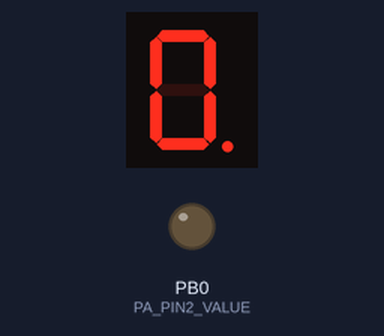
This program was run on a simulated ATmega32, built with avr-gcc and emulated at 1 MHz. On the bench: 1-digit seven-segment display, output pins drawn as LEDs (lit = HIGH). Wiring (inferred from the names in the program): 1-digit 7-segment display, segments lit when HIGH: segments PA0, PA1, PA2, PA3, PA4, PA5, PA6, PA7. The segment pins are drawn as the display they are named for; pins used as bus, display or sensor lines are not drawn.

Above: at 0.1 s.
At 7.9 s:
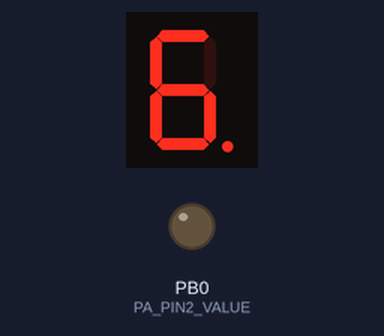
At 17.0 s:
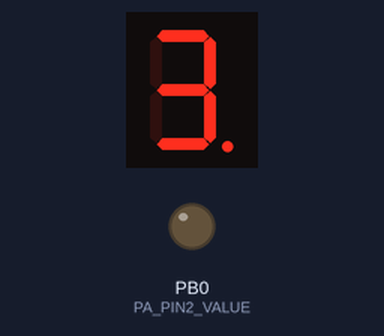
At 22.2 s:
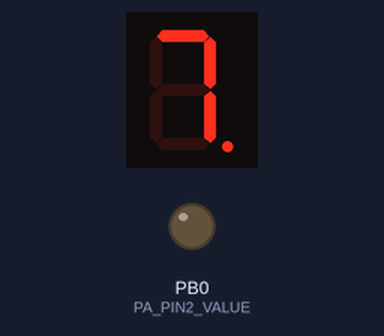
At 27.4 s:
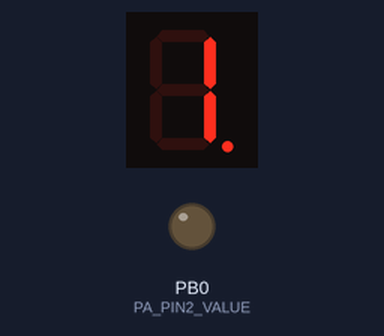
At 37.8 s:
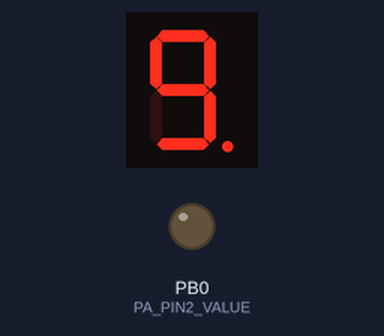

The program:

main.c
```c
/*
 * main.c
 *
 *  Created on: May 3, 2023
 *      Author: Aya farid
 */
#include "../Services/STD_types.h"
#include "../Services/errorState.h"
#include "../MCAL/DIO/DIO_interface.h"
#include "../HAL/Seven_Segment_Driver/sevSeg_init.h"
#include "../HAL/Seven_Segment_Driver/sevSeg_config.h"
#include "util/delay.h"
extern SEV_SEG_t SEVSEG_AstrSegConfig[SEVEN_SEG];
int main(){
	_7Seg_enuInit(SEVSEG_AstrSegConfig);
	while(1){
		_7Seg_enuSetDot(0);
		for(int i=0;i<10;i++){
			_7Seg_enuDispayNumber(0,i);
			_delay_ms(1000);
		}
	}
}
```

sevSeg_config.c
```c
/*
 * sevSeg_config.c
 *
 *  Created on: May 5, 2023
 *      Author: Aya farid
 */
#include "../../MCAL/DIO/DIO_interface.h"
#include "sevSeg_config.h"
SEV_SEG_t SEVSEG_AstrSegConfig[SEVEN_SEG]={
		{.Seven_Seg_APIN=DIO_PIN0,.Seven_Seg_APORT=DIO_PORTA,
		 .Seven_Seg_BPIN=DIO_PIN1,.Seven_Seg_BPORT=DIO_PORTA,
		 .Seven_Seg_CPIN=DIO_PIN2,.Seven_Seg_CPORT=DIO_PORTA,
		 .Seven_Seg_DPIN=DIO_PIN3,.Seven_Seg_DPORT=DIO_PORTA,
		 .Seven_Seg_EPIN=DIO_PIN4,.Seven_Seg_EPORT=DIO_PORTA,
		 .Seven_Seg_FPIN=DIO_PIN5,.Seven_Seg_FPORT=DIO_PORTA,
		 .Seven_Seg_GPIN=DIO_PIN6,.Seven_Seg_GPORT=DIO_PORTA,
		 .Seven_Seg_CMN_PIN=DIO_PIN0,.Seven_Seg_CMN_PORT=DIO_PORTB,
		 .Seven_Seg_DOT_PIN=DIO_PIN7,.Seven_Seg_DOT_PORT=DIO_PORTA,
		 .Seven_Seg_type=COMMON_CATHOD}
};
```

sevSeg_config.h
```c
/*
 * sevSeg_config.h
 *
 *  Created on: May 5, 2023
 *      Author: Aya farid
 */

#ifndef HAL_SEVEN_SEGMENT_DRIVER_SEVSEG_CONFIG_H_
#define HAL_SEVEN_SEGMENT_DRIVER_SEVSEG_CONFIG_H_

#define SEVEN_SEG 1
#define NOT_CONNECTED   10
#define COMMON_ANODE    0
#define COMMON_CATHOD   1
typedef struct{
	u8 Seven_Seg_APIN;
	u8 Seven_Seg_APORT;

	u8 Seven_Seg_BPIN;
	u8 Seven_Seg_BPORT;

	u8 Seven_Seg_CPIN;
	u8 Seven_Seg_CPORT;

	u8 Seven_Seg_DPIN;
	u8 Seven_Seg_DPORT;

	u8 Seven_Seg_EPIN;
	u8 Seven_Seg_EPORT;

	u8 Seven_Seg_FPIN;
	u8 Seven_Seg_FPORT;

	u8 Seven_Seg_GPIN;
	u8 Seven_Seg_GPORT;

	u8 Seven_Seg_CMN_PIN;
	u8 Seven_Seg_CMN_PORT;

	u8 Seven_Seg_DOT_PIN;
	u8 Seven_Seg_DOT_PORT;

	u8 Seven_Seg_type;
}SEV_SEG_t;

#endif /* HAL_SEVEN_SEGMENT_DRIVER_SEVSEG_CONFIG_H_ */
```

sevSeg_init.h
```c
/*
 * sevSeg_init.h
 *
 *  Created on: May 5, 2023
 *      Author: Aya farid
 */
#include "sevSeg_config.h"
#ifndef HAL_SEVEN_SEGMENT_DRIVER_SEVSEG_INIT_H_
#define HAL_SEVEN_SEGMENT_DRIVER_SEVSEG_INIT_H_
ES_t _7Seg_enuInit(SEV_SEG_t * Copy_PStrASeg);
ES_t _7Seg_enuDispayNumber(u8 Copy_u8SegID,u8 Copy_u8Num);
ES_t _7Seg_enuClearNumber(u8 Copy_u8SegID);
ES_t _7Seg_enuSetDot(u8 Copy_u8SegID);
ES_t _7Seg_enuClearDot(u8 Copy_u8SegID);
ES_t _7Seg_enuEnableCommon(u8 Copy_u8SegID);
ES_t _7Seg_enuDisableCommon(u8 Copy_u8SegID);

#endif /* HAL_SEVEN_SEGMENT_DRIVER_SEVSEG_INIT_H_ */
```

sevSeg_program.c
```c
/*
 * sevSeg_program.c
 *
 *  Created on: May 5, 2023
 *      Author: Aya farid
 */
#include "../../Services/STD_types.h"
#include "../../Services/errorState.h"
#include "../../MCAL/DIO/DIO_interface.h"
#include "sevSeg_config.h"
#include "sevSeg_Private.h"
extern SEV_SEG_t SEVSEG_AstrSegConfig[SEVEN_SEG];
ES_t _7Seg_enuInit(SEV_SEG_t * Copy_PStrASeg){
	ES_t Local_errorState=ES_OK;
	for(int i=0 ; i<SEVEN_SEG;i++){
		DIO_enuSetPinDirection(Copy_PStrASeg[i].Seven_Seg_APORT,Copy_PStrASeg[i].Seven_Seg_APIN,OUTPUT);
		DIO_enuSetPinDirection(Copy_PStrASeg[i].Seven_Seg_BPORT,Copy_PStrASeg[i].Seven_Seg_BPIN,OUTPUT);
		DIO_enuSetPinDirection(Copy_PStrASeg[i].Seven_Seg_CPORT,Copy_PStrASeg[i].Seven_Seg_CPIN,OUTPUT);
		DIO_enuSetPinDirection(Copy_PStrASeg[i].Seven_Seg_DPORT,Copy_PStrASeg[i].Seven_Seg_DPIN,OUTPUT);
		DIO_enuSetPinDirection(Copy_PStrASeg[i].Seven_Seg_EPORT,Copy_PStrASeg[i].Seven_Seg_EPIN,OUTPUT);
		DIO_enuSetPinDirection(Copy_PStrASeg[i].Seven_Seg_FPORT,Copy_PStrASeg[i].Seven_Seg_FPIN,OUTPUT);
		DIO_enuSetPinDirection(Copy_PStrASeg[i].Seven_Seg_GPORT,Copy_PStrASeg[i].Seven_Seg_GPIN,OUTPUT);
		if(Copy_PStrASeg[i].Seven_Seg_CMN_PIN<=DIO_PIN7 && Copy_PStrASeg[i].Seven_Seg_CMN_PORT<=DIO_PORTD){
			DIO_enuSetPinDirection(Copy_PStrASeg[i].Seven_Seg_CMN_PORT,Copy_PStrASeg[i].Seven_Seg_CMN_PIN,OUTPUT);
		}
		if(Copy_PStrASeg[i].Seven_Seg_DOT_PIN<= DIO_PIN7 && Copy_PStrASeg[i].Seven_Seg_DOT_PORT<=DIO_PORTD){
			DIO_enuSetPinDirection(Copy_PStrASeg[i].Seven_Seg_DOT_PORT,Copy_PStrASeg[i].Seven_Seg_DOT_PIN,OUTPUT);
		}
	}
	return Local_errorState;
}
ES_t _7Seg_enuDispayNumber(u8 Copy_u8SegID,u8 Copy_u8Num){
	ES_t Local_errorState=ES_OK;
	if(Copy_u8SegID<SEVEN_SEG&&Copy_u8Num<10){
		if(SEVSEG_AstrSegConfig[Copy_u8SegID].Seven_Seg_type==COMMON_CATHOD){
			DIO_enuSetPinValue(SEVSEG_AstrSegConfig[Copy_u8SegID].Seven_Seg_APORT,SEVSEG_AstrSegConfig[Copy_u8SegID].Seven_Seg_APIN,(_7Seg_Au8sevenSegNumber[Copy_u8Num]>>0)&1);
			DIO_enuSetPinValue(SEVSEG_AstrSegConfig[Copy_u8SegID].Seven_Seg_BPORT,SEVSEG_AstrSegConfig[Copy_u8SegID].Seven_Seg_BPIN,(_7Seg_Au8sevenSegNumber[Copy_u8Num]>>1)&1);
			DIO_enuSetPinValue(SEVSEG_AstrSegConfig[Copy_u8SegID].Seven_Seg_CPORT,SEVSEG_AstrSegConfig[Copy_u8SegID].Seven_Seg_CPIN,(_7Seg_Au8sevenSegNumber[Copy_u8Num]>>2)&1);
			DIO_enuSetPinValue(SEVSEG_AstrSegConfig[Copy_u8SegID].Seven_Seg_DPORT,SEVSEG_AstrSegConfig[Copy_u8SegID].Seven_Seg_DPIN,(_7Seg_Au8sevenSegNumber[Copy_u8Num]>>3)&1);
			DIO_enuSetPinValue(SEVSEG_AstrSegConfig[Copy_u8SegID].Seven_Seg_EPORT,SEVSEG_AstrSegConfig[Copy_u8SegID].Seven_Seg_EPIN,(_7Seg_Au8sevenSegNumber[Copy_u8Num]>>4)&1);
			DIO_enuSetPinValue(SEVSEG_AstrSegConfig[Copy_u8SegID].Seven_Seg_FPORT,SEVSEG_AstrSegConfig[Copy_u8SegID].Seven_Seg_FPIN,(_7Seg_Au8sevenSegNumber[Copy_u8Num]>>5)&1);
			DIO_enuSetPinValue(SEVSEG_AstrSegConfig[Copy_u8SegID].Seven_Seg_GPORT,SEVSEG_AstrSegConfig[Copy_u8SegID].Seven_Seg_GPIN,(_7Seg_Au8sevenSegNumber[Copy_u8Num]>>6)&1);
		}else{
			DIO_enuSetPinValue(SEVSEG_AstrSegConfig[Copy_u8SegID].Seven_Seg_APORT,SEVSEG_AstrSegConfig[Copy_u8SegID].Seven_Seg_APIN,!(_7Seg_Au8sevenSegNumber[Copy_u8Num]>>0)&1);
			DIO_enuSetPinValue(SEVSEG_AstrSegConfig[Copy_u8SegID].Seven_Seg_BPORT,SEVSEG_AstrSegConfig[Copy_u8SegID].Seven_Seg_BPIN,!(_7Seg_Au8sevenSegNumber[Copy_u8Num]>>1)&1);
			DIO_enuSetPinValue(SEVSEG_AstrSegConfig[Copy_u8SegID].Seven_Seg_CPORT,SEVSEG_AstrSegConfig[Copy_u8SegID].Seven_Seg_CPIN,!(_7Seg_Au8sevenSegNumber[Copy_u8Num]>>2)&1);
			DIO_enuSetPinValue(SEVSEG_AstrSegConfig[Copy_u8SegID].Seven_Seg_DPORT,SEVSEG_AstrSegConfig[Copy_u8SegID].Seven_Seg_DPIN,!(_7Seg_Au8sevenSegNumber[Copy_u8Num]>>3)&1);
			DIO_enuSetPinValue(SEVSEG_AstrSegConfig[Copy_u8SegID].Seven_Seg_EPORT,SEVSEG_AstrSegConfig[Copy_u8SegID].Seven_Seg_EPIN,!(_7Seg_Au8sevenSegNumber[Copy_u8Num]>>4)&1);
			DIO_enuSetPinValue(SEVSEG_AstrSegConfig[Copy_u8SegID].Seven_Seg_FPORT,SEVSEG_AstrSegConfig[Copy_u8SegID].Seven_Seg_FPIN,!(_7Seg_Au8sevenSegNumber[Copy_u8Num]>>5)&1);
			DIO_enuSetPinValue(SEVSEG_AstrSegConfig[Copy_u8SegID].Seven_Seg_GPORT,SEVSEG_AstrSegConfig[Copy_u8SegID].Seven_Seg_GPIN,!(_7Seg_Au8sevenSegNumber[Copy_u8Num]>>6)&1);
		}
	}
	return Local_errorState;
}
ES_t _7Seg_enuClearNumber(u8 Copy_u8SegID){
	ES_t Local_errorState=ES_OK;
	if(Copy_u8SegID<SEVEN_SEG){
			if(SEVSEG_AstrSegConfig[Copy_u8SegID].Seven_Seg_type==COMMON_CATHOD){
				DIO_enuSetPinValue(SEVSEG_AstrSegConfig[Copy_u8SegID].Seven_Seg_APORT,SEVSEG_AstrSegConfig[Copy_u8SegID].Seven_Seg_APIN,LOW);
				DIO_enuSetPinValue(SEVSEG_AstrSegConfig[Copy_u8SegID].Seven_Seg_BPORT,SEVSEG_AstrSegConfig[Copy_u8SegID].Seven_Seg_BPIN,LOW);
				DIO_enuSetPinValue(SEVSEG_AstrSegConfig[Copy_u8SegID].Seven_Seg_CPORT,SEVSEG_AstrSegConfig[Copy_u8SegID].Seven_Seg_CPIN,LOW);
				DIO_enuSetPinValue(SEVSEG_AstrSegConfig[Copy_u8SegID].Seven_Seg_DPORT,SEVSEG_AstrSegConfig[Copy_u8SegID].Seven_Seg_DPIN,LOW);
				DIO_enuSetPinValue(SEVSEG_AstrSegConfig[Copy_u8SegID].Seven_Seg_EPORT,SEVSEG_AstrSegConfig[Copy_u8SegID].Seven_Seg_EPIN,LOW);
				DIO_enuSetPinValue(SEVSEG_AstrSegConfig[Copy_u8SegID].Seven_Seg_FPORT,SEVSEG_AstrSegConfig[Copy_u8SegID].Seven_Seg_FPIN,LOW);
				DIO_enuSetPinValue(SEVSEG_AstrSegConfig[Copy_u8SegID].Seven_Seg_GPORT,SEVSEG_AstrSegConfig[Copy_u8SegID].Seven_Seg_GPIN,LOW);
			}else{
				DIO_enuSetPinValue(SEVSEG_AstrSegConfig[Copy_u8SegID].Seven_Seg_APORT,SEVSEG_AstrSegConfig[Copy_u8SegID].Seven_Seg_APIN,HIGH);
				DIO_enuSetPinValue(SEVSEG_AstrSegConfig[Copy_u8SegID].Seven_Seg_BPORT,SEVSEG_AstrSegConfig[Copy_u8SegID].Seven_Seg_BPIN,HIGH);
				DIO_enuSetPinValue(SEVSEG_AstrSegConfig[Copy_u8SegID].Seven_Seg_CPORT,SEVSEG_AstrSegConfig[Copy_u8SegID].Seven_Seg_CPIN,HIGH);
				DIO_enuSetPinValue(SEVSEG_AstrSegConfig[Copy_u8SegID].Seven_Seg_DPORT,SEVSEG_AstrSegConfig[Copy_u8SegID].Seven_Seg_DPIN,HIGH);
				DIO_enuSetPinValue(SEVSEG_AstrSegConfig[Copy_u8SegID].Seven_Seg_EPORT,SEVSEG_AstrSegConfig[Copy_u8SegID].Seven_Seg_EPIN,HIGH);
				DIO_enuSetPinValue(SEVSEG_AstrSegConfig[Copy_u8SegID].Seven_Seg_FPORT,SEVSEG_AstrSegConfig[Copy_u8SegID].Seven_Seg_FPIN,HIGH);
				DIO_enuSetPinValue(SEVSEG_AstrSegConfig[Copy_u8SegID].Seven_Seg_GPORT,SEVSEG_AstrSegConfig[Copy_u8SegID].Seven_Seg_GPIN,HIGH);
			}
	}
	return Local_errorState;
}
ES_t _7Seg_enuSetDot(u8 Copy_u8SegID){
	ES_t Local_errorState=ES_OK;
	if(Copy_u8SegID<SEVEN_SEG){
		if(SEVSEG_AstrSegConfig[Copy_u8SegID].Seven_Seg_DOT_PIN!=NOT_CONNECTED && SEVSEG_AstrSegConfig[Copy_u8SegID].Seven_Seg_DOT_PORT!=NOT_CONNECTED){
			if(SEVSEG_AstrSegConfig[Copy_u8SegID].Seven_Seg_type==COMMON_CATHOD)
				Local_errorState=DIO_enuSetPinValue(SEVSEG_AstrSegConfig[Copy_u8SegID].Seven_Seg_DOT_PORT,SEVSEG_AstrSegConfig[Copy_u8SegID].Seven_Seg_DOT_PIN,HIGH);
			else
				Local_errorState=DIO_enuSetPinValue(SEVSEG_AstrSegConfig[Copy_u8SegID].Seven_Seg_DOT_PORT,SEVSEG_AstrSegConfig[Copy_u8SegID].Seven_Seg_DOT_PIN,LOW);
		}else{
			Local_errorState=ES_OUT_OF_RANGE;
		}
	}
	return Local_errorState;
}
ES_t _7Seg_enuClearDot(u8 Copy_u8SegID){
	ES_t Local_errorState=ES_OK;
	if(Copy_u8SegID<SEVEN_SEG){
		if(SEVSEG_AstrSegConfig[Copy_u8SegID].Seven_Seg_DOT_PIN!=NOT_CONNECTED && SEVSEG_AstrSegConfig[Copy_u8SegID].Seven_Seg_DOT_PORT!=NOT_CONNECTED){
			if(SEVSEG_AstrSegConfig[Copy_u8SegID].Seven_Seg_type==COMMON_CATHOD)
				Local_errorState=DIO_enuSetPinValue(SEVSEG_AstrSegConfig[Copy_u8SegID].Seven_Seg_DOT_PORT,SEVSEG_AstrSegConfig[Copy_u8SegID].Seven_Seg_DOT_PIN,LOW);
			else
				Local_errorState=DIO_enuSetPinValue(SEVSEG_AstrSegConfig[Copy_u8SegID].Seven_Seg_DOT_PORT,SEVSEG_AstrSegConfig[Copy_u8SegID].Seven_Seg_DOT_PIN,HIGH);
		}else{
			Local_errorState=ES_OUT_OF_RANGE;
		}
	}
	return Local_errorState;
}
ES_t _7Seg_enuEnableCommon(u8 Copy_u8SegID){
	ES_t Local_errorState=ES_OK;
	if(Copy_u8SegID<SEVEN_SEG){
		if(SEVSEG_AstrSegConfig[Copy_u8SegID].Seven_Seg_CMN_PIN!=NOT_CONNECTED && SEVSEG_AstrSegConfig[Copy_u8SegID].Seven_Seg_CMN_PORT!=NOT_CONNECTED){
			if(SEVSEG_AstrSegConfig[Copy_u8SegID].Seven_Seg_type==COMMON_CATHOD)
				Local_errorState=DIO_enuSetPinValue(SEVSEG_AstrSegConfig[Copy_u8SegID].Seven_Seg_CMN_PORT,SEVSEG_AstrSegConfig[Copy_u8SegID].Seven_Seg_CMN_PIN,HIGH);
			else
				Local_errorState=DIO_enuSetPinValue(SEVSEG_AstrSegConfig[Copy_u8SegID].Seven_Seg_CMN_PORT,SEVSEG_AstrSegConfig[Copy_u8SegID].Seven_Seg_CMN_PIN,LOW);
		}else{
			Local_errorState=ES_OUT_OF_RANGE;
		}
	}
	return Local_errorState;
}
ES_t _7Seg_enuDisableCommon(u8 Copy_u8SegID){
	ES_t Local_errorState=ES_OK;
	if(Copy_u8SegID<SEVEN_SEG){
		if(SEVSEG_AstrSegConfig[Copy_u8SegID].Seven_Seg_CMN_PIN!=NOT_CONNECTED && SEVSEG_AstrSegConfig[Copy_u8SegID].Seven_Seg_CMN_PORT!=NOT_CONNECTED){
			if(SEVSEG_AstrSegConfig[Copy_u8SegID].Seven_Seg_type==COMMON_CATHOD)
				Local_errorState=DIO_enuSetPinValue(SEVSEG_AstrSegConfig[Copy_u8SegID].Seven_Seg_CMN_PORT,SEVSEG_AstrSegConfig[Copy_u8SegID].Seven_Seg_CMN_PIN,LOW);
			else
				Local_errorState=DIO_enuSetPinValue(SEVSEG_AstrSegConfig[Copy_u8SegID].Seven_Seg_CMN_PORT,SEVSEG_AstrSegConfig[Copy_u8SegID].Seven_Seg_CMN_PIN,HIGH);
		}else{
			Local_errorState=ES_OUT_OF_RANGE;
		}
	}
	return Local_errorState;
}
```

STD_MATH.h
```c
#ifndef STD_MATH_H
#define STD_MATH_H
#define SET_BIT(BYTE,bitNum) BYTE |= 1<<(bitNum)
/*
set bit:
'one byte'
0000 0000 bit number 2
or
0000 0100 1<<2

*/
#define CLEAR_BIT(BYTE,bitNum) BYTE &= ~(1<<bitNum)
/*
clear bit:
'one byte'
0100 1111 bit number 6
and
0000 1111 !(1<<6)
*/
#define TOGGLE_BIT(BYTE,bitNum) BYTE^=(1<<bitNum)
/*
toggle bit:
'one byte'

0000 1100 bit number 3
xor
0000 0100 ^(1<<3)

1 1 0
0 1 1
*/
#define GET_BIT(BYTE,bitNum) (BYTE>>bitNum)&0x01

/*
get bit:
'one byte'
0101 0000 bit number 4
0101 0000 -> 4
0000 0101 and 0000 0001
=
0000 0001
*/

#endif
```

errorState.h
```c
/*
 * DIO_errorstae.h
 *
 *  Created on: Apr 29, 2023
 *      Author: Aya farid
 */

#ifndef DIO_ERRORSTAE_H_
#define DIO_ERRORSTAE_H_

typedef enum{
	ES_OK,
	ES_NOK,
	ES_NULL_POINTER,
	ES_OUT_OF_RANGE
}ES_t;

#endif /* DIO_ERRORSTAE_H_ */
```

sevSeg_Private.h
```c
/*
 * sevSeg_Private.h
 *
 *  Created on: May 5, 2023
 *      Author: Aya farid
 */

#ifndef HAL_SEVEN_SEGMENT_DRIVER_SEVSEG_PRIVATE_H_
#define HAL_SEVEN_SEGMENT_DRIVER_SEVSEG_PRIVATE_H_

#define SEVEN_SEG 2
u8 _7Seg_Au8sevenSegNumber[]={0x3F,0x06,0x5B,0x4F,0x66,0x6D,0x7D,0x07,0x7F,0x6f};
#endif /* HAL_SEVEN_SEGMENT_DRIVER_SEVSEG_PRIVATE_H_ */
```

DIO_config.h
```c
/*
 * DIO_config.h
 *
 *  Created on: Apr 29, 2023
 *      Author: Aya farid
 */

#ifndef DIO_CONFIG_H_
#define DIO_CONFIG_H_
// Port A directions
#define PA_PIN0_DIR			OUTPUT
#define PA_PIN1_DIR			OUTPUT
#define PA_PIN2_DIR			OUTPUT
#define PA_PIN3_DIR			OUTPUT
#define PA_PIN4_DIR			OUTPUT
#define PA_PIN5_DIR			OUTPUT
#define PA_PIN6_DIR			OUTPUT
#define PA_PIN7_DIR			OUTPUT
// Port B directions
#define PB_PIN0_DIR			OUTPUT
#define PB_PIN1_DIR			OUTPUT
#define PB_PIN2_DIR			OUTPUT
#define PB_PIN3_DIR			OUTPUT
#define PB_PIN4_DIR			OUTPUT
#define PB_PIN5_DIR			OUTPUT
#define PB_PIN6_DIR			OUTPUT
#define PB_PIN7_DIR			OUTPUT
// Port C directions
#define PC_PIN0_DIR			OUTPUT
#define PC_PIN1_DIR			OUTPUT
#define PC_PIN2_DIR			OUTPUT
#define PC_PIN3_DIR			OUTPUT
#define PC_PIN4_DIR			OUTPUT
#define PC_PIN5_DIR			OUTPUT
#define PC_PIN6_DIR			OUTPUT
#define PC_PIN7_DIR			INPUT
// Port D directions
#define PD_PIN0_DIR			OUTPUT
#define PD_PIN1_DIR			OUTPUT
#define PD_PIN2_DIR			OUTPUT
#define PD_PIN3_DIR			OUTPUT
#define PD_PIN4_DIR			OUTPUT
#define PD_PIN5_DIR			OUTPUT
#define PD_PIN6_DIR			OUTPUT
#define PD_PIN7_DIR			OUTPUT

// Port A values
#define PA_PIN0_VALUE			HIGH
#define PA_PIN1_VALUE			HIGH
#define PA_PIN2_VALUE			LOW
#define PA_PIN3_VALUE			LOW
#define PA_PIN4_VALUE			LOW
#define PA_PIN5_VALUE			LOW
#define PA_PIN6_VALUE			LOW
#define PA_PIN7_VALUE			LOW
// Port B values
#define PB_PIN0_VALUE			HIGH
#define PB_PIN1_VALUE			HIGH
#define PB_PIN2_VALUE			HIGH
#define PB_PIN3_VALUE			HIGH
#define PB_PIN4_VALUE			HIGH
#define PB_PIN5_VALUE			HIGH
#define PB_PIN6_VALUE			HIGH
#define PB_PIN7_VALUE			HIGH
// Port C values
#define PC_PIN0_VALUE			HIGH
#define PC_PIN1_VALUE			HIGH
#define PC_PIN2_VALUE			HIGH
#define PC_PIN3_VALUE			HIGH
#define PC_PIN4_VALUE			HIGH
#define PC_PIN5_VALUE			HIGH
#define PC_PIN6_VALUE			HIGH
#define PC_PIN7_VALUE			HIGH
// Port D values
#define PD_PIN0_VALUE			LOW
#define PD_PIN1_VALUE			HIGH
#define PD_PIN2_VALUE			HIGH
#define PD_PIN3_VALUE			HIGH
#define PD_PIN4_VALUE			HIGH
#define PD_PIN5_VALUE			HIGH
#define PD_PIN6_VALUE			HIGH
#define PD_PIN7_VALUE			HIGH
#endif /* DIO_CONFIG_H_ */
```

DIO_interface.h
```c
/*
 * DIO_interface.h
 *
 *  Created on: Apr 29, 2023
 *      Author: Aya farid
 */
#include "../../Services/errorState.h"
#include "../../Services/STD_types.h"
#ifndef DIO_INTERFACE_H_
#define DIO_INTERFACE_H_
#define NULL ((void*)(0))

#define INPUT	0
#define OUTPUT	1

#define HIGH      1
#define LOW       0
#define PULL_UP   1
#define FlOAT     0

#define DIO_PORTA 0
#define DIO_PORTB 1
#define DIO_PORTC 2
#define DIO_PORTD 3

#define DIO_PIN0 0
#define DIO_PIN1 1
#define DIO_PIN2 2
#define DIO_PIN3 3
#define DIO_PIN4 4
#define DIO_PIN5 5
#define DIO_PIN6 6
#define DIO_PIN7 7
ES_t DIO_enInit(void);
//Port operations
ES_t DIO_enuSetPortDirection(u8 Copy_u8PortID,u8 Copy_u8Value);
ES_t DIO_enuSetPortValue(u8 Copy_u8PortID,u8 Copy_u8Value);
ES_t DIO_enutogglePort(u8 Copy_u8PortID);
ES_t DIO_enuGetPortValue(u8 Copy_u8PortID,u8 * Copy_pu8Value);
//Pin Operations
ES_t DIO_enuSetPinDirection(u8 Copy_u8PortID,u8 Copy_u8BitNumber,u8 Copy_u8Value);
ES_t DIO_enuSetPinValue(u8 Copy_u8PortID,u8 Copy_u8BitNumber,u8 Copy_u8Value);
ES_t DIO_enutogglePin(u8 Copy_u8PortID,u8 Copy_u8BitNumber);
ES_t DIO_enuGetPinValue(u8 Copy_u8PortID,u8 Copy_u8BitNumber);

#endif /* DIO_INTERFACE_H_ */
```

DIO_private.h
```c
/*
 * DIO_init.h
 *
 *  Created on: Apr 29, 2023
 *      Author: Aya farid
 */

#ifndef DIO_PRIVATE_H_
#define DIO_PRIVATE_H_
#define NULL ((void*)(0))
#define DIO_PORTA 0
#define DIO_PORTB 1
#define DIO_PORTC 2
#define DIO_PORTD 3

#define DIO_PIN0 0
#define DIO_PIN1 1
#define DIO_PIN2 2
#define DIO_PIN3 3
#define DIO_PIN4 4
#define DIO_PIN5 5
#define DIO_PIN6 6
#define DIO_PIN7 7
// PORT A
#define DDRA  *((volatile u8*)0X3A)
#define PORTA *((volatile u8*)0x3B)
#define PINA  *((volatile u8*)0x39)
// PORT B
#define PORTB *((volatile u8*)0x38)
#define DDRB  *((volatile u8*)0X37)
#define PINB  *((volatile u8*)0x36)
// PORT C
#define PORTC *((volatile u8*)0x35)
#define DDRC  *((volatile u8*)0X34)
#define PINC  *((volatile u8*)0x33)
// PORT D
#define PORTD *((volatile u8*)0x32)
#define DDRD  *((volatile u8*)0X31)
#define PIND  *((volatile u8*)0x30)

#define INPUT	0
#define OUTPUT	1

#define HIGH      1
#define LOW       0
#define PULL_UP   1
#define FlOAT     0

#define CONC_HELP(b7,b6,b5,b4,b3,b2,b1,b0)		0b##b7##b6##b5##b4##b3##b2##b1##b0
#define Conc(b7,b6,b5,b4,b3,b2,b1,b0)			CONC_HELP(b7,b6,b5,b4,b3,b2,b1,b0)


#endif /* DIO_PRIVATE_H_ */
```

errorState.h
```c
/*
 * DIO_errorstae.h
 *
 *  Created on: Apr 29, 2023
 *      Author: Aya farid
 */

#ifndef DIO_ERRORSTAE_H_
#define DIO_ERRORSTAE_H_

typedef enum{
	ES_OK,
	ES_NOK,
	ES_NULL_POINTER,
	ES_OUT_OF_RANGE
}ES_t;

#endif /* DIO_ERRORSTAE_H_ */
```

STD_types.h
```c
/*
 * STD_types.h
 *
 *  Created on: Apr 29, 2023
 *      Author: Aya farid
 */

#ifndef STD_TYPES_H_
#define STD_TYPES_H_

/* unsined int */
typedef unsigned char u8;
typedef unsigned short int u16;
typedef unsigned long int u32;
typedef unsigned long long int u64;

/* sined int */
typedef signed char s8;
typedef signed short int s16;
typedef signed long int s32;
typedef signed long long int s64;

/* float */
typedef float f32;
typedef double f64;
typedef long double f128;

#endif /* STD_TYPES_H_ */
```

Source omitted: DIO_program.c (7098 bytes)

Measured:
- what the display in image 1 shows lasts 1.3 s, from 7.8 s to 9.1 s
